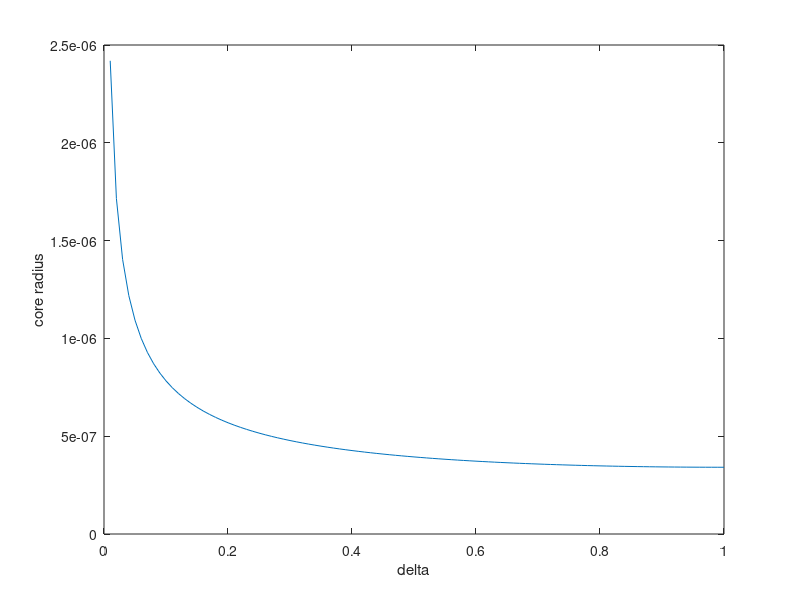

Recreate this plot in MATLAB.
n1 = 1.458;
l1 = 1300e-9;
V = 2.405;
delta = linspace(0.01, 1, 100);
n2 = n1 .* (1-delta);
NA = sqrt(n1^2 - n2.^2);
a = (l1 * V) ./ (2 *pi* NA);
figure(100);
plot(delta, a);
ylabel('core radius');
xlabel('delta');

% the other part
a = 5e-6;
delta = 1 - sqrt(1 - ((l1 * V) / (n1 * 2 *pi * a))^2);
n2 = n1 * (1-delta);
NA = sqrt(n1^2 - n2.^2);
l2 = 820e-9;
V = (2 *pi* a *NA) / l2;
if V <= 2.405
    disp('Yes, it is still single-mode.');
elseif V <= 3.9
    disp('No, it is multi-mode.');
    disp('It has TE01, TM01 and HE21 modes also.');
else
    disp('No, many modes.');
endif